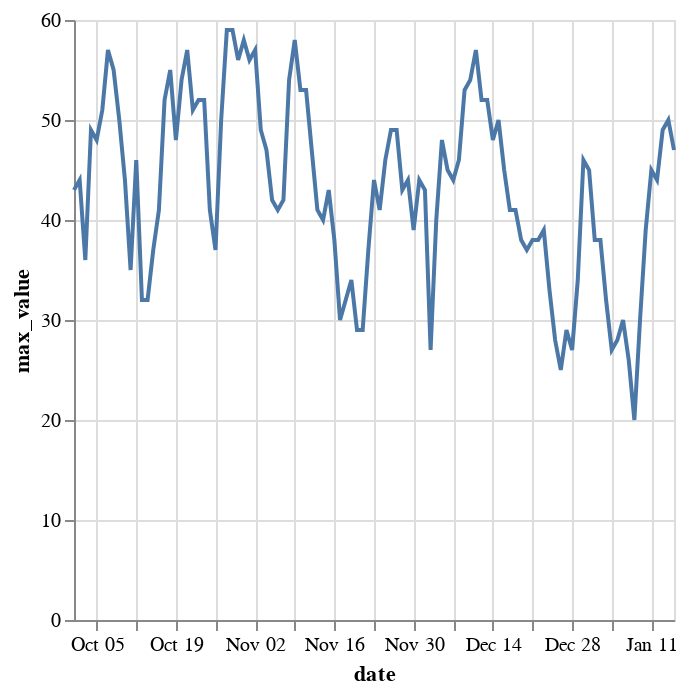

Notebook code for this chart:
### Code cell
chart = (alt.Chart(out).mark_line().encode(
    x='date',
    y='max_value')
    )

chart

### Figure 1 — Vega-Lite specification as saved in the notebook (floating-point values rounded to 4 significant figures)
{"config": {"view": {"continuousWidth": 300, "continuousHeight": 300}}, "data": {"name": "data-8a65dfb836ae7fb26e6df8af48726548"}, "mark": {"type": "line"}, "encoding": {"x": {"field": "date", "type": "temporal"}, "y": {"field": "max_value", "type": "quantitative"}}, "$schema": "https://vega.github.io/schema/vega-lite/v5.20.1.json", "datasets": {"data-8a65dfb836ae7fb26e6df8af48726548": [{"date": "2025-10-11T00:00:00", "max_value": 35, "min_value": 28}, {"date": "2025-10-15T00:00:00", "max_value": 37, "min_value": 25}, {"date": "2025-10-16T00:00:00", "max_value": 41, "min_value": 30}, {"date": "2025-10-17T00:00:00", "max_value": 52, "min_value": 34}, {"date": "2025-10-22T00:00:00", "max_value": 51, "min_value": 41}, {"date": "2025-10-23T00:00:00", "max_value": 52, "min_value": 41}, {"date": "2025-10-31T00:00:00", "max_value": 58, "min_value": 46}, {"date": "2025-11-03T00:00:00", "max_value": 49, "min_value": 40}, {"date": "2025-11-07T00:00:00", "max_value": 42, "min_value": 35}, {"date": "2025-11-09T00:00:00", "max_value": 58, "min_value": 44}, {"date": "2025-11-11T00:00:00", "max_value": 53, "min_value": 45}, {"date": "2025-11-17T00:00:00", "max_value": 30, "min_value": 25}, {"date": "2025-11-19T00:00:00", "max_value": 34, "min_value": 25}, {"date": "2025-11-21T00:00:00", "max_value": 29, "min_value": 26}, {"date": "2025-11-24T00:00:00", "max_value": 41, "min_value": 34}, {"date": "2025-11-30T00:00:00", "max_value": 39, "min_value": 26}, {"date": "2025-12-07T00:00:00", "max_value": 44, "min_value": 36}, {"date": "2025-12-08T00:00:00", "max_value": 46, "min_value": 34}, {"date": "2025-12-11T00:00:00", "max_value": 57, "min_value": 42}, {"date": "2025-12-23T00:00:00", "max_value": 39, "min_value": 33}, {"date": "2025-12-24T00:00:00", "max_value": 33, "min_value": 26}, {"date": "2025-12-29T00:00:00", "max_value": 34, "min_value": 17}, {"date": "2025-12-30T00:00:00", "max_value": 46, "min_value": 32}, {"date": "2026-01-07T00:00:00", "max_value": 26, "min_value": 22}, {"date": "2026-01-09T00:00:00", "max_value": 30, "min_value": 12}, {"date": "2026-01-13T00:00:00", "max_value": 49, "min_value": 36}, {"date": "2025-10-01T00:00:00", "max_value": 43, "min_value": 41}, {"date": "2025-10-02T00:00:00", "max_value": 44, "min_value": 36}, {"date": "2025-10-13T00:00:00", "max_value": 32, "min_value": 29}, {"date": "2025-10-25T00:00:00", "max_value": 41, "min_value": 32}, {"date": "2025-10-27T00:00:00", "max_value": 50, "min_value": 35}, {"date": "2025-10-29T00:00:00", "max_value": 59, "min_value": 45}, {"date": "2025-11-10T00:00:00", "max_value": 53, "min_value": 45}, {"date": "2025-11-12T00:00:00", "max_value": 47, "min_value": 42}, {"date": "2025-11-13T00:00:00", "max_value": 41, "min_value": 34}, {"date": "2025-11-14T00:00:00", "max_value": 40, "min_value": 31}, {"date": "2025-11-18T00:00:00", "max_value": 32, "min_value": 25}, {"date": "2025-11-22T00:00:00", "max_value": 37, "min_value": 27}, {"date": "2025-11-28T00:00:00", "max_value": 43, "min_value": 32}, {"date": "2025-11-29T00:00:00", "max_value": 44, "min_value": 29}, {"date": "2025-12-02T00:00:00", "max_value": 43, "min_value": 24}, {"date": "2025-12-05T00:00:00", "max_value": 48, "min_value": 32}, {"date": "2025-12-14T00:00:00", "max_value": 48, "min_value": 41}, {"date": "2025-12-19T00:00:00", "max_value": 38, "min_value": 30}, {"date": "2025-12-25T00:00:00", "max_value": 28, "min_value": 24}, {"date": "2025-12-26T00:00:00", "max_value": 25, "min_value": 21}, {"date": "2026-01-02T00:00:00", "max_value": 38, "min_value": 28}, {"date": "2026-01-05T00:00:00", "max_value": 28, "min_value": 21}, {"date": "2026-01-06T00:00:00", "max_value": 30, "min_value": 25}, {"date": "2026-01-11T00:00:00", "max_value": 45, "min_value": 33}, {"date": "2026-01-14T00:00:00", "max_value": 50, "min_value": 41}, {"date": "2025-10-03T00:00:00", "max_value": 36, "min_value": 31}, {"date": "2025-10-06T00:00:00", "max_value": 51, "min_value": 35}, {"date": "2025-10-07T00:00:00", "max_value": 57, "min_value": 39}, {"date": "2025-10-12T00:00:00", "max_value": 46, "min_value": 27}, {"date": "2025-10-14T00:00:00", "max_value": 32, "min_value": 25}, {"date": "2025-10-28T00:00:00", "max_value": 59, "min_value": 39}, {"date": "2025-10-30T00:00:00", "max_value": 56, "min_value": 46}, {"date": "2025-11-01T00:00:00", "max_value": 56, "min_value": 50}, {"date": "2025-11-02T00:00:00", "max_value": 57, "min_value": 48}, {"date": "2025-11-05T00:00:00", "max_value": 42, "min_value": 31}, {"date": "2025-11-08T00:00:00", "max_value": 54, "min_value": 38}, {"date": "2025-11-16T00:00:00", "max_value": 38, "min_value": 27}, {"date": "2025-11-23T00:00:00", "max_value": 44, "min_value": 31}, {"date": "2025-11-25T00:00:00", "max_value": 46, "min_value": 37}, {"date": "2025-11-27T00:00:00", "max_value": 49, "min_value": 40}, {"date": "2025-12-04T00:00:00", "max_value": 40, "min_value": 24}, {"date": "2025-12-13T00:00:00", "max_value": 52, "min_value": 42}, {"date": "2025-12-15T00:00:00", "max_value": 50, "min_value": 42}, {"date": "2025-12-17T00:00:00", "max_value": 41, "min_value": 35}, {"date": "2025-12-18T00:00:00", "max_value": 41, "min_value": 34}, {"date": "2025-12-20T00:00:00", "max_value": 37, "min_value": 32}, {"date": "2025-12-28T00:00:00", "max_value": 27, "min_value": 17}, {"date": "2026-01-04T00:00:00", "max_value": 27, "min_value": 23}, {"date": "2025-10-04T00:00:00", "max_value": 49, "min_value": 34}, {"date": "2025-10-05T00:00:00", "max_value": 48, "min_value": 34}, {"date": "2025-10-08T00:00:00", "max_value": 55, "min_value": 42}, {"date": "2025-10-09T00:00:00", "max_value": 50, "min_value": 42}, {"date": "2025-10-10T00:00:00", "max_value": 44, "min_value": 32}, {"date": "2025-10-18T00:00:00", "max_value": 55, "min_value": 43}, {"date": "2025-10-19T00:00:00", "max_value": 48, "min_value": 43}, {"date": "2025-10-20T00:00:00", "max_value": 54, "min_value": 37}, {"date": "2025-10-21T00:00:00", "max_value": 57, "min_value": 48}, {"date": "2025-10-24T00:00:00", "max_value": 52, "min_value": 42}, {"date": "2025-10-26T00:00:00", "max_value": 37, "min_value": 29}, {"date": "2025-11-04T00:00:00", "max_value": 47, "min_value": 39}, {"date": "2025-11-06T00:00:00", "max_value": 41, "min_value": 32}, {"date": "2025-11-15T00:00:00", "max_value": 43, "min_value": 36}, {"date": "2025-11-20T00:00:00", "max_value": 29, "min_value": 25}, {"date": "2025-11-26T00:00:00", "max_value": 49, "min_value": 39}, {"date": "2025-12-01T00:00:00", "max_value": 44, "min_value": 25}, {"date": "2025-12-03T00:00:00", "max_value": 27, "min_value": 19}, {"date": "2025-12-06T00:00:00", "max_value": 45, "min_value": 37}, {"date": "2025-12-09T00:00:00", "max_value": 53, "min_value": 43}, {"date": "2025-12-10T00:00:00", "max_value": 54, "min_value": 43}, {"date": "2025-12-12T00:00:00", "max_value": 52, "min_value": 41}, {"date": "2025-12-16T00:00:00", "max_value": 45, "min_value": 36}, {"date": "2025-12-21T00:00:00", "max_value": 38, "min_value": 32}, {"date": "2025-12-22T00:00:00", "max_value": 38, "min_value": 29}, {"date": "2025-12-27T00:00:00", "max_value": 29, "min_value": 19}, {"date": "2025-12-31T00:00:00", "max_value": 45, "min_value": 36}, {"date": "2026-01-01T00:00:00", "max_value": 38, "min_value": 29}, {"date": "2026-01-03T00:00:00", "max_value": 32, "min_value": 26}, {"date": "2026-01-08T00:00:00", "max_value": 20, "min_value": 11}, {"date": "2026-01-10T00:00:00", "max_value": 39, "min_value": 23}, {"date": "2026-01-12T00:00:00", "max_value": 44, "min_value": 33}, {"date": "2026-01-15T00:00:00", "max_value": 47, "min_value": 39}]}}
